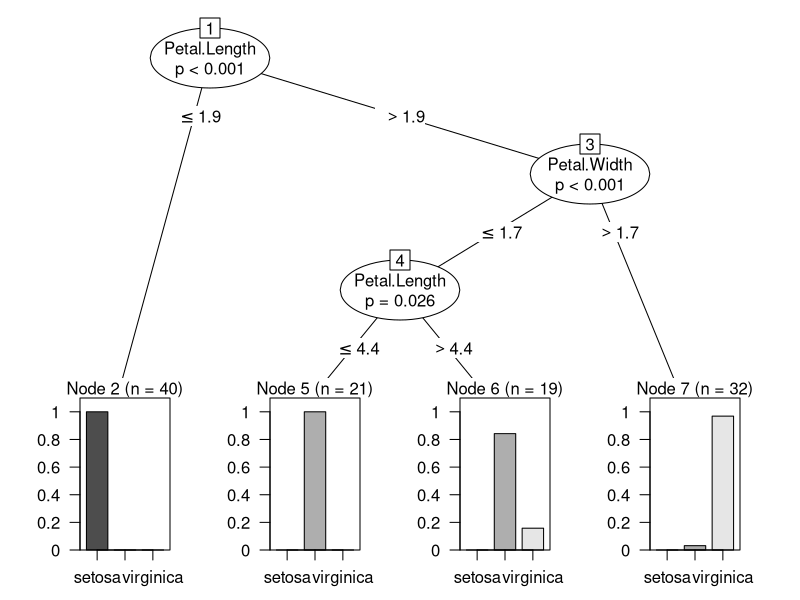
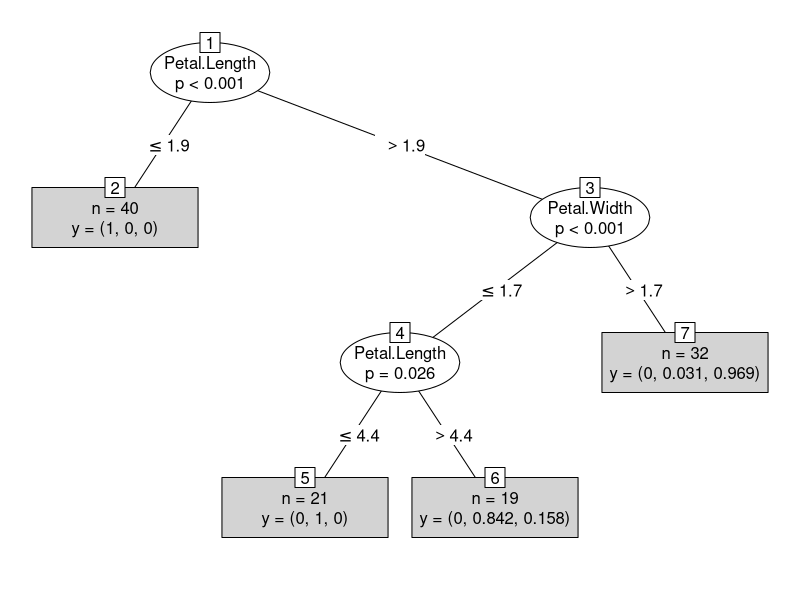
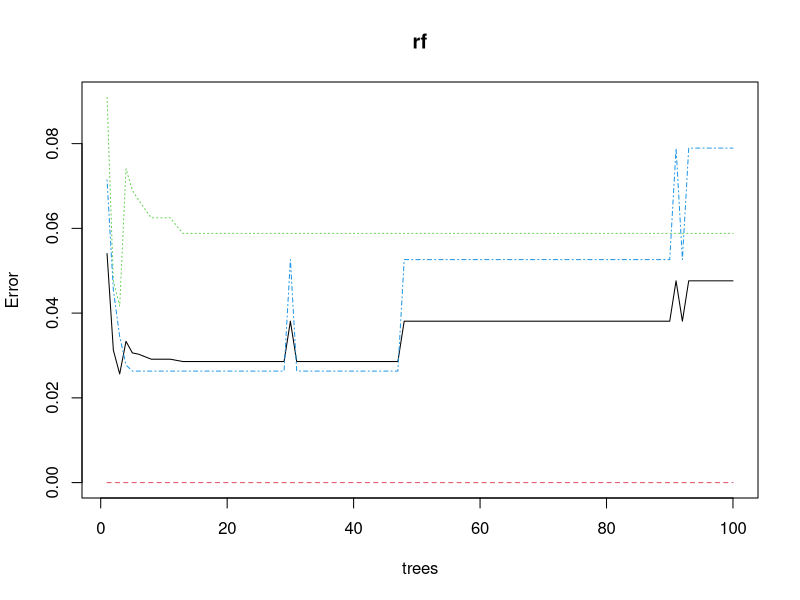
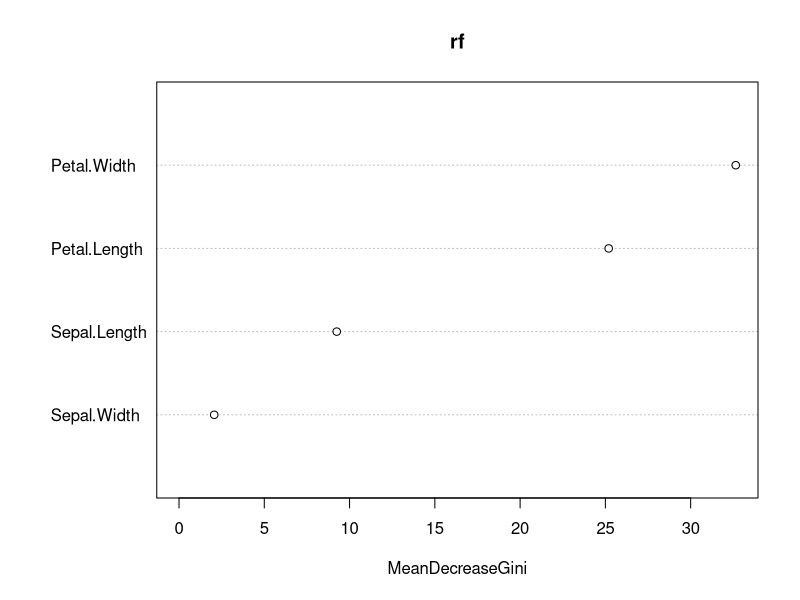
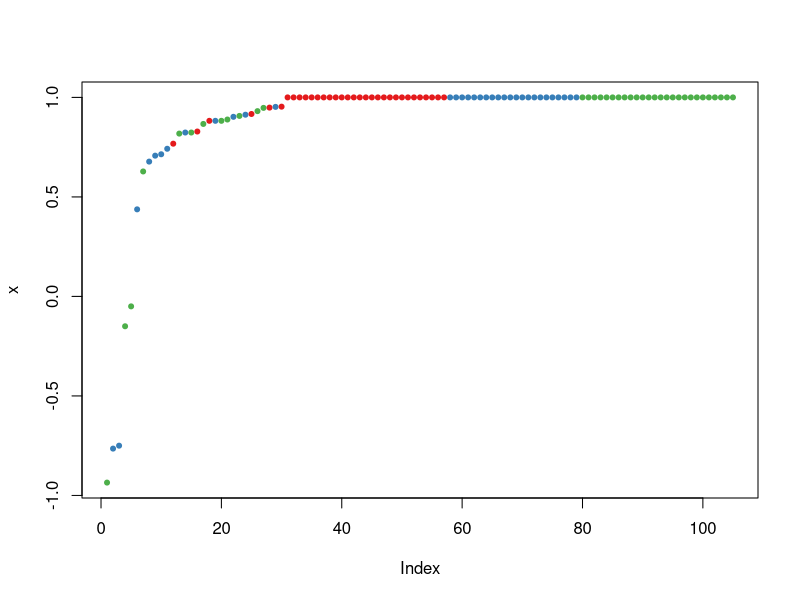

Source code (R) for these figures, in order:
### Data Preperation
str(iris)
set.seed(1234) 
ind <- sample(2, nrow(iris), replace=TRUE, prob=c(0.7, 0.3))
trainData <- iris[ind==1,]
testData <- iris[ind==2,]

######################################
### Decision Tree - Classification ###
######################################
library(party)
myFormula <- Species ~ Sepal.Length + Sepal.Width + Petal.Length + Petal.Width
iris_ctree <- ctree(myFormula, data=trainData)

# check the prediction
table(predict(iris_ctree), trainData$Species)
print(iris_ctree)
plot(iris_ctree)
plot(iris_ctree, type="simple")

# predict on test data
testPred <- predict(iris_ctree, newdata = testData)
table(testPred, testData$Species)


######################################
### Random Forest - Classification ###
######################################

ind <- sample(2, nrow(iris), replace=TRUE, prob=c(0.7, 0.3))
trainData <- iris[ind==1,]
testData <- iris[ind==2,]

library(randomForest)
rf <- randomForest(Species ~ ., data=trainData, ntree=100, proximity=TRUE)
table(predict(rf), trainData$Species)
print(rf)
attributes(rf)
plot(rf)

### Variable importance plot
importance(rf)
varImpPlot(rf)

### Predict on Test Data
irisPred <- predict(rf, newdata=testData)
table(irisPred, testData$Species)
plot(margin(rf, testData$Species))
